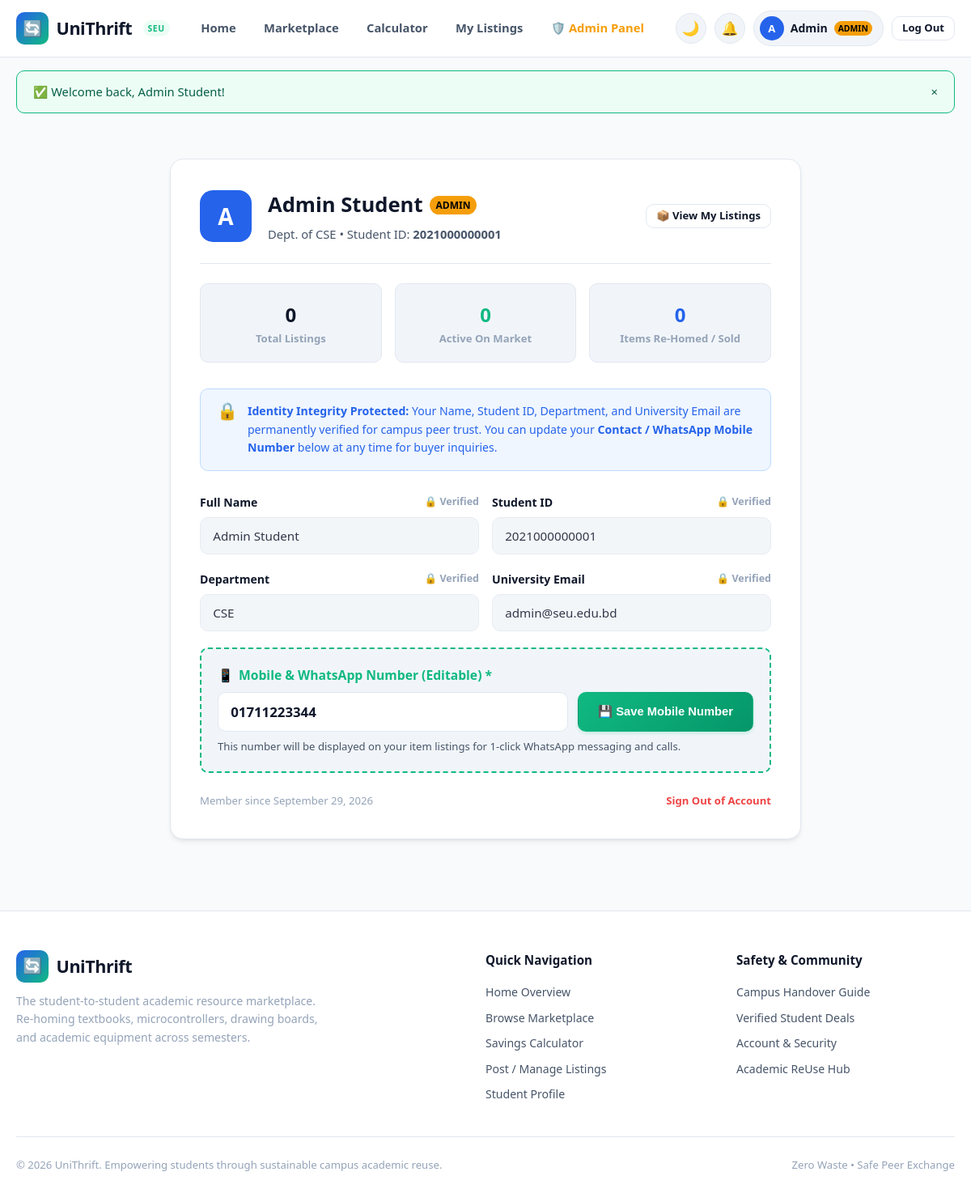
The app's page /profile.php (signed in) with its own data.
### tables this page shows
CREATE TABLE `users` (
  `id` int(11) NOT NULL AUTO_INCREMENT,
  `student_id` varchar(30) NOT NULL,
  `full_name` varchar(100) NOT NULL,
  `email` varchar(100) NOT NULL,
  `phone` varchar(25) NOT NULL,
  `department` varchar(50) DEFAULT 'CSE',
  `role` varchar(20) DEFAULT 'student',
  `password_hash` varchar(255) NOT NULL,
  `created_at` timestamp NOT NULL DEFAULT current_timestamp(),
  PRIMARY KEY (`id`),
  UNIQUE KEY `student_id` (`student_id`),
  UNIQUE KEY `email` (`email`)
);

### includes/auth_check.php (called while the page is built, shortened)
<?php
function is_logged_in(): bool {
    return !empty($_SESSION['user_id']);
}
function current_user(): ?array {
    return [
        'id'          => $_SESSION['user_id'],
        'student_id'  => $_SESSION['student_id'] ?? '',
        'full_name'   => $_SESSION['full_name'] ?? 'Student',
        'email'       => $_SESSION['email'] ?? '',
        'role'        => $_SESSION['role'] ?? 'student',
        'department'  => $_SESSION['department'] ?? 'CSE',
        'phone'       => $_SESSION['phone'] ?? ''
    ];
}
function get_flash(): ?array {
    if (isset($_SESSION['flash'])) {
        $flash = $_SESSION['flash'];
        return $flash;
    }
    return null;
}
function is_admin(): bool {
    return is_logged_in() && (($_SESSION['role'] ?? '') === 'admin');
}

### profile.php (the view, shortened to what this page needs)
<?php
require_once __DIR__ . '/config/db.php';
require_once __DIR__ . '/includes/auth_check.php';
$userId = (int)$_SESSION['user_id'];
$user = null;
$stats = ['total' => 0, 'available' => 0, 'sold' => 0];
try {
    $stmt = $pdo->prepare("SELECT * FROM users WHERE id = :id LIMIT 1");
    $stmt->execute([':id' => $userId]);
    $user = $stmt->fetch();
    if ($user) {
        $statStmt = $pdo->prepare("
            SELECT
                COUNT(*) as total,
                SUM(CASE WHEN status = 'Available' THEN 1 ELSE 0 END) as available,
                SUM(CASE WHEN status = 'Sold' THEN 1 ELSE 0 END) as sold
            FROM items WHERE user_id = :uid
        ");
        $statStmt->execute([':uid' => $userId]);
        $stats = $statStmt->fetch() ?: $stats;
    }
} catch (PDOException $e) {
    $error = "Database error: " . $e->getMessage();
}
require_once __DIR__ . '/includes/header.php';
?>
<div class="container" style="max-width: 820px; padding-top: 2.5rem; padding-bottom: 3.5rem;">
    <div style="background: var(--bg-card); border: 1px solid var(--border-color); border-radius: var(--radius-lg); padding: 2.25rem; box-shadow: var(--shadow-md); margin-bottom: 2rem;">
        <div style="display: flex; align-items: center; justify-content: space-between; flex-wrap: wrap; gap: 1rem; border-bottom: 1px solid var(--border-color); padding-bottom: 1.5rem; margin-bottom: 1.5rem;">
            <div style="display: flex; align-items: center; gap: 1.25rem;">
                <div class="user-avatar-sm" style="width: 64px; height: 64px; font-size: 1.75rem; font-weight: 800; border-radius: var(--radius-lg);">
                    <?= strtoupper(substr($user['full_name'], 0, 1)) ?>
                </div>
                <div>
                    <h1 style="font-size: 1.6rem; font-weight: 800; margin-bottom: 0.25rem; display: flex; align-items: center; gap: 0.5rem;">
                        <?= htmlspecialchars($user['full_name']) ?>
                        <?php if ($user['role'] === 'admin'): ?>
                            <span style="font-size: 0.75rem; background: var(--warning); color: #000; padding: 2px 8px; border-radius: var(--radius-full); font-weight: 800;">ADMIN</span>
                        <?php else: ?>
                            <span style="font-size: 0.75rem; background: var(--accent-light); color: var(--accent); padding: 2px 8px; border-radius: var(--radius-full); font-weight: 700;">STUDENT</span>
                        <?php endif; ?>
                    </h1>
                    <p style="color: var(--text-secondary); font-size: 0.92rem;">
                        Dept. of <?= htmlspecialchars($user['department']) ?> &bull; Student ID: <strong><?= htmlspecialchars($user['student_id']) ?></strong>
                    </p>
                </div>
            </div>
            <div>
                <a href="my_listings.php" class="btn btn-outline btn-sm">
                    📦 View My Listings
                </a>
            </div>
        </div>
        <div style="display: grid; grid-template-columns: repeat(auto-fit, minmax(160px, 1fr)); gap: 1rem; margin-bottom: 2rem;">
            <div style="background: var(--bg-subtle); padding: 1.15rem; border-radius: var(--radius-md); text-align: center; border: 1px solid var(--border-color);">
                <div style="font-size: 1.5rem; font-weight: 800; color: var(--text-primary);"><?= (int)$stats['total'] ?></div>
                <div style="font-size: 0.82rem; color: var(--text-muted); font-weight: 600;">Total Listings</div>
            </div>
            <div style="background: var(--bg-subtle); padding: 1.15rem; border-radius: var(--radius-md); text-align: center; border: 1px solid var(--border-color);">
                <div style="font-size: 1.5rem; font-weight: 800; color: var(--accent);"><?= (int)$stats['available'] ?></div>
                <div style="font-size: 0.82rem; color: var(--text-muted); font-weight: 600;">Active On Market</div>
            </div>
            <div style="background: var(--bg-subtle); padding: 1.15rem; border-radius: var(--radius-md); text-align: center; border: 1px solid var(--border-color);">
                <div style="font-size: 1.5rem; font-weight: 800; color: var(--primary);"><?= (int)$stats['sold'] ?></div>
                <div style="font-size: 0.82rem; color: var(--text-muted); font-weight: 600;">Items Re-Homed / Sold</div>
            </div>
        </div>
        <div style="background: var(--primary-light); border: 1px solid var(--primary-border); border-radius: var(--radius-md); padding: 1rem 1.25rem; margin-bottom: 1.75rem; font-size: 0.88rem; color: var(--primary); display: flex; align-items: flex-start; gap: 0.75rem;">
            <span style="font-size: 1.3rem; line-height: 1;">🔒</span>
            <div>
                <strong>Identity Integrity Protected:</strong>
                Your Name, Student ID, Department, and University Email are permanently verified for campus peer trust. You can update your <strong>Contact / WhatsApp Mobile Number</strong> below at any time for buyer inquiries.
            </div>
        </div>
        <form method="POST" action="profile.php">
            <div class="form-row">
                <div class="form-group">
                    <label class="form-label" style="display: flex; justify-content: space-between;">
                        <span>Full Name</span>
                        <span style="color: var(--text-muted); font-size: 0.78rem;">🔒 Verified</span>
                    </label>
                    <input type="text" class="form-control" value="<?= htmlspecialchars($user['full_name']) ?>" disabled style="background: var(--bg-subtle); opacity: 0.85; cursor: not-allowed;">
                </div>
                <div class="form-group">
                    <label class="form-label" style="display: flex; justify-content: space-between;">
                        <span>Student ID</span>
                        <span style="color: var(--text-muted); font-size: 0.78rem;">🔒 Verified</span>
                    </label>
                    <input type="text" class="form-control" value="<?= htmlspecialchars($user['student_id']) ?>" disabled style="background: var(--bg-subtle); opacity: 0.85; cursor: not-allowed;">
                </div>
            </div>
            <div class="form-row">
                <div class="form-group">
                    <label class="form-label" style="display: flex; justify-content: space-between;">
                        <span>Department</span>
                        <span style="color: var(--text-muted); font-size: 0.78rem;">🔒 Verified</span>
                    </label>
                    <input type="text" class="form-control" value="<?= htmlspecialchars($user['department']) ?>" disabled style="background: var(--bg-subtle); opacity: 0.85; cursor: not-allowed;">
                </div>
                <div class="form-group">
                    <label class="form-label" style="display: flex; justify-content: space-between;">
                        <span>University Email</span>
                        <span style="color: var(--text-muted); font-size: 0.78rem;">🔒 Verified</span>
                    </label>
                    <input type="email" class="form-control" value="<?= htmlspecialchars($user['email']) ?>" disabled style="background: var(--bg-subtle); opacity: 0.85; cursor: not-allowed;">
                </div>
            </div>
            <div class="form-group" style="background: var(--bg-subtle); padding: 1.25rem; border-radius: var(--radius-md); border: 2px dashed var(--accent);">
                <label class="form-label" style="font-size: 0.98rem; font-weight: 700; color: var(--accent); display: flex; align-items: center; gap: 0.4rem;">
                    <span>📱</span> Mobile &amp; WhatsApp Number (Editable) *
                </label>
                <div style="display: flex; gap: 0.75rem; margin-top: 0.5rem; flex-wrap: wrap;">
                    <input type="tel" name="phone" class="form-control" value="<?= htmlspecialchars($user['phone']) ?>" placeholder="e.g. 01712345678" required style="flex: 1; min-width: 200px; font-weight: 600; font-size: 1.05rem;">
                    <button type="submit" class="btn btn-accent" style="padding: 0.75rem 1.5rem;">
                        💾 Save Mobile Number
                    </button>
                </div>
                <small style="display: block; margin-top: 0.5rem; color: var(--text-secondary); font-size: 0.82rem;">
                    This number will be displayed on your item listings for 1-click WhatsApp messaging and calls.
                </small>
            </div>
            <div style="display: flex; justify-content: space-between; align-items: center; margin-top: 1.5rem; font-size: 0.82rem; color: var(--text-muted);">
                <span>Member since <?= date('F d, Y', strtotime($user['created_at'])) ?></span>
                <a href="logout.php" style="color: var(--danger); font-weight: 600;">Sign Out of Account</a>
            </div>
        </form>
    </div>
</div>
<?php require_once __DIR__ . '/includes/footer.php'; ?>

### includes/header.php (shortened to what this page needs)
<?php
require_once __DIR__ . '/auth_check.php';
$currentUser = current_user();
$currentPage = basename($_SERVER['PHP_SELF'] ?? '');
$flash = get_flash();
?>
<!DOCTYPE html>
<html lang="en" data-theme="light">
<head>
    <link rel="stylesheet" href="assets/css/style.css">
</head>
<body>
<header class="site-header">
    <div class="container navbar">
        <a href="index.php" class="brand-logo">
            <span class="logo-icon">🔄</span>
            <span><?= APP_NAME ?></span>
            <span class="brand-badge">SEU</span>
        </a>
        <ul class="nav-links" id="navLinks">
            <li><a href="index.php" class="<?= $currentPage === 'index.php' ? 'active' : '' ?>">Home</a></li>
            <li><a href="marketplace.php" class="<?= $currentPage === 'marketplace.php' ? 'active' : '' ?>">Marketplace</a></li>
            <li><a href="calculator.php" class="<?= $currentPage === 'calculator.php' ? 'active' : '' ?>">Calculator</a></li>
            <?php if ($currentUser): ?>
                <li><a href="my_listings.php" class="<?= $currentPage === 'my_listings.php' ? 'active' : '' ?>">My Listings</a></li>
                <?php if (is_admin()): ?>
                    <li>
                        <a href="admin.php" class="<?= $currentPage === 'admin.php' ? 'active' : '' ?>" style="color: var(--warning); font-weight: 700;">
                            🛡️ Admin Panel
                        </a>
                    </li>
                <?php endif; ?>
            <?php endif; ?>
        </ul>
        <div class="nav-actions">
            <button id="themeToggle" class="theme-toggle-btn" title="Toggle Theme" aria-label="Toggle Dark/Light Mode">
            </button>
            <?php if ($currentUser): ?>
                <a href="my_listings.php#notifications" class="theme-toggle-btn" title="Administrative &amp; Safety Notices" aria-label="Notifications" style="position: relative; text-decoration: none; display: inline-flex; align-items: center; justify-content: center; font-size: 1.05rem;">
                    🔔
                </a>
                <a href="profile.php" class="user-menu-pill" title="View Profile &amp; Update Mobile Number" style="text-decoration: none; color: inherit; white-space: nowrap;">
                    <span class="user-avatar-sm">
                        <?= strtoupper(substr($currentUser['full_name'], 0, 1)) ?>
                    </span>
                    <span><?= htmlspecialchars(explode(' ', $currentUser['full_name'])[0]) ?></span>
                    <?php if (is_admin()): ?>
                        <span style="font-size: 0.65rem; background: var(--warning); color: #000; padding: 1px 5px; border-radius: var(--radius-full); font-weight: 800;">ADMIN</span>
                    <?php endif; ?>
                </a>
                <a href="logout.php" class="btn btn-outline btn-sm" title="Log Out" style="white-space: nowrap;">
                    Log Out
                </a>
            <?php else: ?>
                <a href="auth.php" class="btn btn-primary btn-sm" style="white-space: nowrap;">
                    Sign In
                </a>
            <?php endif; ?>
        </div>
    </div>
</header>
<?php if ($flash): ?>
    <div class="container flash-container">
        <div class="alert alert-<?= htmlspecialchars($flash['type']) ?>">
            <span><?= ($flash['type'] === 'success' ? '✅ ' : ($flash['type'] === 'error' ? '⚠️ ' : 'ℹ️ ')) . htmlspecialchars($flash['message']) ?></span>
            <span style="cursor: pointer; margin-left: 10px;" onclick="this.parentElement.remove();">&times;</span>
        </div>
    </div>
<?php endif; ?>

### records on screen
users: full_name "A", full_name "Admin", full_name "Admin Student", department "CSE", student "2021000000001", email "admin@seu.edu.bd", phone "01711223344", created_at "September 29, 2026"

### other values on screen
APP_NAME "UniThrift"
$flash['message'] "Welcome back, Admin Student!"
$stats['total'] "0"
$stats['available'] "0"
$stats['sold'] "0"
